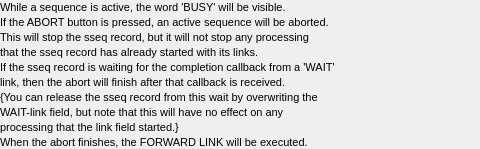
        <widget class="PyDMFrame" name="composite_41">
          <property name="geometry">
            <rect>
              <x>301</x>
              <y>430</y>
              <width>480</width>
              <height>149</height>
            </rect>
          </property>
          <property name="sizePolicy">
            <sizepolicy hsizetype="Ignored" vsizetype="Ignored">
              <horstretch>0</horstretch>
              <verstretch>0</verstretch>
            </sizepolicy>
          </property>
          <layout class="QGridLayout" name="gridLayout_42" columnstretch="480" rowstretch="14,1,14,1,14,1,14,1,14,1,14,1,14,1,14,1,14,1,14">
            <property name="leftMargin">
              <number>0</number>
            </property>
            <property name="topMargin">
              <number>0</number>
            </property>
            <property name="rightMargin">
              <number>0</number>
            </property>
            <property name="bottomMargin">
              <number>0</number>
            </property>
            <property name="horizontalSpacing">
              <number>0</number>
            </property>
            <property name="verticalSpacing">
              <number>0</number>
            </property>
            <item row="0" column="0">
              <widget class="QLabel" name="text_95">
                <property name="geometry">
                  <rect>
                    <x>0</x>
                    <y>0</y>
                    <width>480</width>
                    <height>14</height>
                  </rect>
                </property>
                <property name="sizePolicy">
                  <sizepolicy hsizetype="Ignored" vsizetype="Ignored">
                    <horstretch>0</horstretch>
                    <verstretch>0</verstretch>
                  </sizepolicy>
                </property>
                <property name="text">
                  <string>While a sequence is active, the word 'BUSY' will be visible.</string>
                </property>
                <property name="font">
                  <font>
                    <pointsize>8</pointsize>
                  </font>
                </property>
                <property name="brush" stdset="0">
                  <brush brushstyle="SolidPattern">
                    <color alpha="255">
                      <red>0</red>
                      <green>0</green>
                      <blue>0</blue>
                    </color>
                  </brush>
                </property>
                <property name="toolTip">
                  <string>text_95</string>
                </property>
                <property name="alignment">
                  <set>Qt::AlignLeading|Qt::AlignLeft|Qt::AlignVCenter</set>
                </property>
                <property name="styleSheet">
                  <string notr="true">QLabel#text_95 {
  color: rgb(0, 0, 0);
  }</string>
                </property>
              </widget>
            </item>
            <item row="2" column="0">
              <widget class="QLabel" name="text_96">
                <property name="geometry">
                  <rect>
                    <x>0</x>
                    <y>15</y>
                    <width>480</width>
                    <height>14</height>
                  </rect>
                </property>
                <property name="sizePolicy">
                  <sizepolicy hsizetype="Ignored" vsizetype="Ignored">
                    <horstretch>0</horstretch>
                    <verstretch>0</verstretch>
                  </sizepolicy>
                </property>
                <property name="text">
                  <string>If the ABORT button is pressed, an active sequence will be aborted.</string>
                </property>
                <property name="font">
                  <font>
                    <pointsize>8</pointsize>
                  </font>
                </property>
                <property name="brush" stdset="0">
                  <brush brushstyle="SolidPattern">
                    <color alpha="255">
                      <red>0</red>
                      <green>0</green>
                      <blue>0</blue>
                    </color>
                  </brush>
                </property>
                <property name="toolTip">
                  <string>text_96</string>
                </property>
                <property name="alignment">
                  <set>Qt::AlignLeading|Qt::AlignLeft|Qt::AlignVCenter</set>
                </property>
                <property name="styleSheet">
                  <string notr="true">QLabel#text_96 {
  color: rgb(0, 0, 0);
  }</string>
                </property>
              </widget>
            </item>
            <item row="8" column="0">
              <widget class="QLabel" name="text_97">
                <property name="geometry">
                  <rect>
                    <x>0</x>
                    <y>60</y>
                    <width>480</width>
                    <height>14</height>
                  </rect>
                </property>
                <property name="sizePolicy">
                  <sizepolicy hsizetype="Ignored" vsizetype="Ignored">
                    <horstretch>0</horstretch>
                    <verstretch>0</verstretch>
                  </sizepolicy>
                </property>
                <property name="text">
                  <string>If the sseq record is waiting for the completion callback from a 'WAIT'</string>
                </property>
                <property name="font">
                  <font>
                    <pointsize>8</pointsize>
                  </font>
                </property>
                <property name="brush" stdset="0">
                  <brush brushstyle="SolidPattern">
                    <color alpha="255">
                      <red>0</red>
                      <green>0</green>
                      <blue>0</blue>
                    </color>
                  </brush>
                </property>
                <property name="toolTip">
                  <string>text_97</string>
                </property>
                <property name="alignment">
                  <set>Qt::AlignLeading|Qt::AlignLeft|Qt::AlignVCenter</set>
                </property>
                <property name="styleSheet">
                  <string notr="true">QLabel#text_97 {
  color: rgb(0, 0, 0);
  }</string>
                </property>
              </widget>
            </item>
            <item row="10" column="0">
              <widget class="QLabel" name="text_98">
                <property name="geometry">
                  <rect>
                    <x>0</x>
                    <y>75</y>
                    <width>480</width>
                    <height>14</height>
                  </rect>
                </property>
                <property name="sizePolicy">
                  <sizepolicy hsizetype="Ignored" vsizetype="Ignored">
                    <horstretch>0</horstretch>
                    <verstretch>0</verstretch>
                  </sizepolicy>
                </property>
                <property name="text">
                  <string>link, then the abort will finish after that callback is received.</string>
                </property>
                <property name="font">
                  <font>
                    <pointsize>8</pointsize>
                  </font>
                </property>
                <property name="brush" stdset="0">
                  <brush brushstyle="SolidPattern">
                    <color alpha="255">
                      <red>0</red>
                      <green>0</green>
                      <blue>0</blue>
                    </color>
                  </brush>
                </property>
                <property name="toolTip">
                  <string>text_98</string>
                </property>
                <property name="alignment">
                  <set>Qt::AlignLeading|Qt::AlignLeft|Qt::AlignVCenter</set>
                </property>
                <property name="styleSheet">
                  <string notr="true">QLabel#text_98 {
  color: rgb(0, 0, 0);
  }</string>
                </property>
              </widget>
            </item>
            <item row="12" column="0">
              <widget class="QLabel" name="text_99">
                <property name="geometry">
                  <rect>
                    <x>0</x>
                    <y>90</y>
                    <width>480</width>
                    <height>14</height>
                  </rect>
                </property>
                <property name="sizePolicy">
                  <sizepolicy hsizetype="Ignored" vsizetype="Ignored">
                    <horstretch>0</horstretch>
                    <verstretch>0</verstretch>
                  </sizepolicy>
                </property>
                <property name="text">
                  <string>{You can release the sseq record from this wait by overwriting the</string>
                </property>
                <property name="font">
                  <font>
                    <pointsize>8</pointsize>
                  </font>
                </property>
                <property name="brush" stdset="0">
                  <brush brushstyle="SolidPattern">
                    <color alpha="255">
                      <red>0</red>
                      <green>0</green>
                      <blue>0</blue>
                    </color>
                  </brush>
                </property>
                <property name="toolTip">
                  <string>text_99</string>
                </property>
                <property name="alignment">
                  <set>Qt::AlignLeading|Qt::AlignLeft|Qt::AlignVCenter</set>
                </property>
                <property name="styleSheet">
                  <string notr="true">QLabel#text_99 {
  color: rgb(0, 0, 0);
  }</string>
                </property>
              </widget>
            </item>
            <item row="14" column="0">
              <widget class="QLabel" name="text_100">
                <property name="geometry">
                  <rect>
                    <x>0</x>
                    <y>105</y>
                    <width>480</width>
                    <height>14</height>
                  </rect>
                </property>
                <property name="sizePolicy">
                  <sizepolicy hsizetype="Ignored" vsizetype="Ignored">
                    <horstretch>0</horstretch>
                    <verstretch>0</verstretch>
                  </sizepolicy>
                </property>
                <property name="text">
                  <string>WAIT-link field, but note that this will have no effect on any</string>
                </property>
                <property name="font">
                  <font>
                    <pointsize>8</pointsize>
                  </font>
                </property>
                <property name="brush" stdset="0">
                  <brush brushstyle="SolidPattern">
                    <color alpha="255">
                      <red>0</red>
                      <green>0</green>
                      <blue>0</blue>
                    </color>
                  </brush>
                </property>
                <property name="toolTip">
                  <string>text_100</string>
                </property>
                <property name="alignment">
                  <set>Qt::AlignLeading|Qt::AlignLeft|Qt::AlignVCenter</set>
                </property>
                <property name="styleSheet">
                  <string notr="true">QLabel#text_100 {
  color: rgb(0, 0, 0);
  }</string>
                </property>
              </widget>
            </item>
            <item row="16" column="0">
              <widget class="QLabel" name="text_101">
                <property name="geometry">
                  <rect>
                    <x>0</x>
                    <y>120</y>
                    <width>480</width>
                    <height>14</height>
                  </rect>
                </property>
                <property name="sizePolicy">
                  <sizepolicy hsizetype="Ignored" vsizetype="Ignored">
                    <horstretch>0</horstretch>
                    <verstretch>0</verstretch>
                  </sizepolicy>
                </property>
                <property name="text">
                  <string>processing that the link field started.}</string>
                </property>
                <property name="font">
                  <font>
                    <pointsize>8</pointsize>
                  </font>
                </property>
                <property name="brush" stdset="0">
                  <brush brushstyle="SolidPattern">
                    <color alpha="255">
                      <red>0</red>
                      <green>0</green>
                      <blue>0</blue>
                    </color>
                  </brush>
                </property>
                <property name="toolTip">
                  <string>text_101</string>
                </property>
                <property name="alignment">
                  <set>Qt::AlignLeading|Qt::AlignLeft|Qt::AlignVCenter</set>
                </property>
                <property name="styleSheet">
                  <string notr="true">QLabel#text_101 {
  color: rgb(0, 0, 0);
  }</string>
                </property>
              </widget>
            </item>
            <item row="4" column="0">
              <widget class="QLabel" name="text_102">
                <property name="geometry">
                  <rect>
                    <x>0</x>
                    <y>30</y>
                    <width>480</width>
                    <height>14</height>
                  </rect>
                </property>
                <property name="sizePolicy">
                  <sizepolicy hsizetype="Ignored" vsizetype="Ignored">
                    <horstretch>0</horstretch>
                    <verstretch>0</verstretch>
                  </sizepolicy>
                </property>
                <property name="text">
                  <string>This will stop the sseq record, but it will not stop any processing</string>
                </property>
                <property name="font">
                  <font>
                    <pointsize>8</pointsize>
                  </font>
                </property>
                <property name="brush" stdset="0">
                  <brush brushstyle="SolidPattern">
                    <color alpha="255">
                      <red>0</red>
                      <green>0</green>
                      <blue>0</blue>
                    </color>
                  </brush>
                </property>
                <property name="toolTip">
                  <string>text_102</string>
                </property>
                <property name="alignment">
                  <set>Qt::AlignLeading|Qt::AlignLeft|Qt::AlignVCenter</set>
                </property>
                <property name="styleSheet">
                  <string notr="true">QLabel#text_102 {
  color: rgb(0, 0, 0);
  }</string>
                </property>
              </widget>
            </item>
            <item row="6" column="0">
              <widget class="QLabel" name="text_103">
                <property name="geometry">
                  <rect>
                    <x>0</x>
                    <y>45</y>
                    <width>480</width>
                    <height>14</height>
                  </rect>
                </property>
                <property name="sizePolicy">
                  <sizepolicy hsizetype="Ignored" vsizetype="Ignored">
                    <horstretch>0</horstretch>
                    <verstretch>0</verstretch>
                  </sizepolicy>
                </property>
                <property name="text">
                  <string>that the sseq record has already started with its links.</string>
                </property>
                <property name="font">
                  <font>
                    <pointsize>8</pointsize>
                  </font>
                </property>
                <property name="brush" stdset="0">
                  <brush brushstyle="SolidPattern">
                    <color alpha="255">
                      <red>0</red>
                      <green>0</green>
                      <blue>0</blue>
                    </color>
                  </brush>
                </property>
                <property name="toolTip">
                  <string>text_103</string>
                </property>
                <property name="alignment">
                  <set>Qt::AlignLeading|Qt::AlignLeft|Qt::AlignVCenter</set>
                </property>
                <property name="styleSheet">
                  <string notr="true">QLabel#text_103 {
  color: rgb(0, 0, 0);
  }</string>
                </property>
              </widget>
            </item>
            <item row="18" column="0">
              <widget class="QLabel" name="text_104">
                <property name="geometry">
                  <rect>
                    <x>0</x>
                    <y>135</y>
                    <width>480</width>
                    <height>14</height>
                  </rect>
                </property>
                <property name="sizePolicy">
                  <sizepolicy hsizetype="Ignored" vsizetype="Ignored">
                    <horstretch>0</horstretch>
                    <verstretch>0</verstretch>
                  </sizepolicy>
                </property>
                <property name="text">
                  <string>When the abort finishes, the FORWARD LINK will be executed.</string>
                </property>
                <property name="font">
                  <font>
                    <pointsize>8</pointsize>
                  </font>
                </property>
                <property name="brush" stdset="0">
                  <brush brushstyle="SolidPattern">
                    <color alpha="255">
                      <red>0</red>
                      <green>0</green>
                      <blue>0</blue>
                    </color>
                  </brush>
                </property>
                <property name="toolTip">
                  <string>text_104</string>
                </property>
                <property name="alignment">
                  <set>Qt::AlignLeading|Qt::AlignLeft|Qt::AlignVCenter</set>
                </property>
                <property name="styleSheet">
                  <string notr="true">QLabel#text_104 {
  color: rgb(0, 0, 0);
  }</string>
                </property>
              </widget>
            </item>
          </layout>
        </widget>
